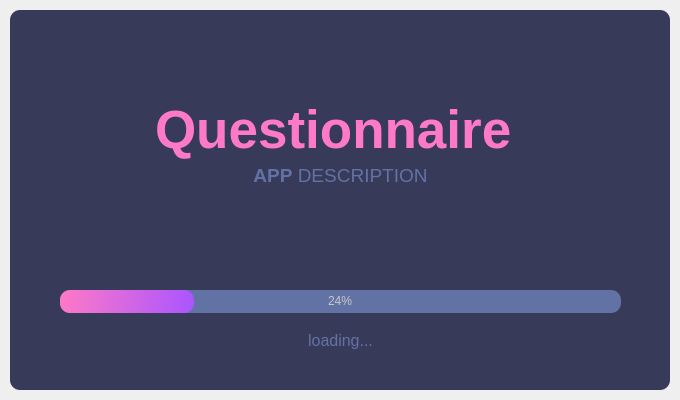
<?xml version="1.0" encoding="UTF-8"?>
<ui version="4.0">
 <class>SplashScreen</class>
 <widget class="QMainWindow" name="SplashScreen">
  <property name="geometry">
   <rect>
    <x>0</x>
    <y>0</y>
    <width>680</width>
    <height>400</height>
   </rect>
  </property>
  <property name="windowTitle">
   <string>MainWindow</string>
  </property>
  <widget class="QWidget" name="centralwidget">
   <layout class="QVBoxLayout" name="verticalLayout">
    <property name="spacing">
     <number>0</number>
    </property>
    <property name="leftMargin">
     <number>10</number>
    </property>
    <property name="topMargin">
     <number>10</number>
    </property>
    <property name="rightMargin">
     <number>10</number>
    </property>
    <property name="bottomMargin">
     <number>10</number>
    </property>
    <item>
     <widget class="QFrame" name="dropShadowFrame">
      <property name="styleSheet">
       <string notr="true">QFrame {	
	background-color: rgb(56, 58, 89);	
	color: rgb(220, 220, 220);
	border-radius: 10px;
}</string>
      </property>
      <property name="frameShape">
       <enum>QFrame::StyledPanel</enum>
      </property>
      <property name="frameShadow">
       <enum>QFrame::Raised</enum>
      </property>
      <widget class="QLabel" name="label_title">
       <property name="geometry">
        <rect>
         <x>0</x>
         <y>90</y>
         <width>661</width>
         <height>61</height>
        </rect>
       </property>
       <property name="font">
        <font>
         <family>Segoe UI</family>
         <pointsize>40</pointsize>
        </font>
       </property>
       <property name="styleSheet">
        <string notr="true">color: rgb(254, 121, 199);</string>
       </property>
       <property name="text">
        <string>&lt;strong&gt;Questionnaire&lt;/strong&gt; </string>
       </property>
       <property name="alignment">
        <set>Qt::AlignCenter</set>
       </property>
      </widget>
      <widget class="QLabel" name="label_description">
       <property name="geometry">
        <rect>
         <x>0</x>
         <y>150</y>
         <width>661</width>
         <height>31</height>
        </rect>
       </property>
       <property name="font">
        <font>
         <family>Segoe UI</family>
         <pointsize>14</pointsize>
        </font>
       </property>
       <property name="styleSheet">
        <string notr="true">color: rgb(98, 114, 164);</string>
       </property>
       <property name="text">
        <string>&lt;strong&gt;APP&lt;/strong&gt; DESCRIPTION</string>
       </property>
       <property name="alignment">
        <set>Qt::AlignCenter</set>
       </property>
      </widget>
      <widget class="QProgressBar" name="progressBar">
       <property name="geometry">
        <rect>
         <x>50</x>
         <y>280</y>
         <width>561</width>
         <height>23</height>
        </rect>
       </property>
       <property name="styleSheet">
        <string notr="true">QProgressBar {
	
	background-color: rgb(98, 114, 164);
	color: rgb(200, 200, 200);
	border-style: none;
	border-radius: 10px;
	text-align: center;
}
QProgressBar::chunk{
	border-radius: 10px;
	background-color: qlineargradient(spread:pad, x1:0, y1:0.511364, x2:1, y2:0.523, stop:0 rgba(254, 121, 199, 255), stop:1 rgba(170, 85, 255, 255));
}</string>
       </property>
       <property name="value">
        <number>24</number>
       </property>
      </widget>
      <widget class="QLabel" name="label_loading">
       <property name="geometry">
        <rect>
         <x>0</x>
         <y>320</y>
         <width>661</width>
         <height>21</height>
        </rect>
       </property>
       <property name="font">
        <font>
         <family>Segoe UI</family>
         <pointsize>12</pointsize>
        </font>
       </property>
       <property name="styleSheet">
        <string notr="true">color: rgb(98, 114, 164);</string>
       </property>
       <property name="text">
        <string>loading...</string>
       </property>
       <property name="alignment">
        <set>Qt::AlignCenter</set>
       </property>
      </widget>
     </widget>
    </item>
   </layout>
  </widget>
 </widget>
 <resources/>
 <connections/>
</ui>
